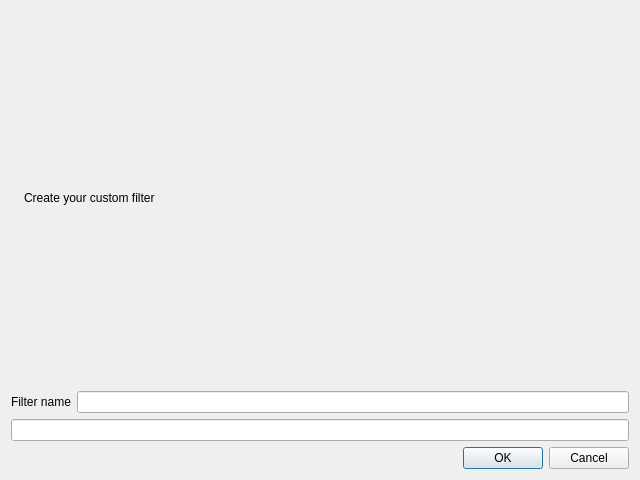
<?xml version="1.0" encoding="UTF-8"?>
<ui version="4.0">
 <class>filterAdd</class>
 <widget class="QDialog" name="filterAdd">
  <property name="geometry">
   <rect>
    <x>0</x>
    <y>0</y>
    <width>640</width>
    <height>480</height>
   </rect>
  </property>
  <property name="windowTitle">
   <string>Dialog</string>
  </property>
  <layout class="QVBoxLayout" name="verticalLayout" stretch="0,0,100,0,0">
   <item>
    <layout class="QHBoxLayout" name="horizontalLayout" stretch="0,50">
     <item>
      <widget class="QLabel" name="filterIcon">
       <property name="maximumSize">
        <size>
         <width>32</width>
         <height>32</height>
        </size>
       </property>
       <property name="baseSize">
        <size>
         <width>32</width>
         <height>32</height>
        </size>
       </property>
       <property name="text">
        <string/>
       </property>
       <property name="pixmap">
        <pixmap resource="gui.qrc">:/filter</pixmap>
       </property>
       <property name="scaledContents">
        <bool>true</bool>
       </property>
      </widget>
     </item>
     <item>
      <widget class="QLabel" name="headerLabel">
       <property name="text">
        <string>Create your custom filter</string>
       </property>
      </widget>
     </item>
    </layout>
   </item>
   <item>
    <layout class="QHBoxLayout" name="horizontalLayout_2">
     <item>
      <widget class="QLabel" name="filterLabel">
       <property name="text">
        <string>Filter name</string>
       </property>
      </widget>
     </item>
     <item>
      <widget class="QLineEdit" name="filterName"/>
     </item>
    </layout>
   </item>
   <item>
    <layout class="QVBoxLayout" name="requestLayout"/>
   </item>
   <item>
    <layout class="QHBoxLayout" name="horizontalLayout_3">
     <item>
      <widget class="QLineEdit" name="filterResult"/>
     </item>
    </layout>
   </item>
   <item>
    <widget class="QDialogButtonBox" name="buttonBox">
     <property name="orientation">
      <enum>Qt::Horizontal</enum>
     </property>
     <property name="standardButtons">
      <set>QDialogButtonBox::Cancel|QDialogButtonBox::Ok</set>
     </property>
    </widget>
   </item>
  </layout>
 </widget>
 <resources>
  <include location="gui.qrc"/>
  <include location="../../../gui.qrc"/>
 </resources>
 <connections>
  <connection>
   <sender>buttonBox</sender>
   <signal>accepted()</signal>
   <receiver>filterAdd</receiver>
   <slot>accept()</slot>
   <hints>
    <hint type="sourcelabel">
     <x>248</x>
     <y>254</y>
    </hint>
    <hint type="destinationlabel">
     <x>157</x>
     <y>274</y>
    </hint>
   </hints>
  </connection>
  <connection>
   <sender>buttonBox</sender>
   <signal>rejected()</signal>
   <receiver>filterAdd</receiver>
   <slot>reject()</slot>
   <hints>
    <hint type="sourcelabel">
     <x>316</x>
     <y>260</y>
    </hint>
    <hint type="destinationlabel">
     <x>286</x>
     <y>274</y>
    </hint>
   </hints>
  </connection>
 </connections>
</ui>
